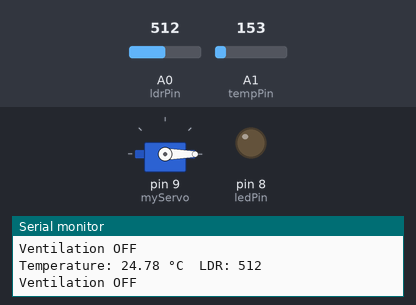
Bench run of a sketch on a simulated Arduino Uno, built with avr-gcc and run on an emulated ATmega328P. On the bench: servo, output pins drawn as LEDs (lit = HIGH), the last lines printed to the serial monitor. The inputs (shaded band) are chosen by the test bench; at power-on: A1 (tempPin) = 153, A0 (ldrPin) = 512.

Above: at 1.3 s.
1.4 s: A1 (tempPin) set to 171
At 2.3 s:
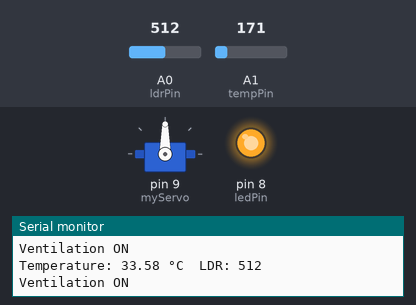
3.0 s: A1 (tempPin) set to 133
At 3.6 s:
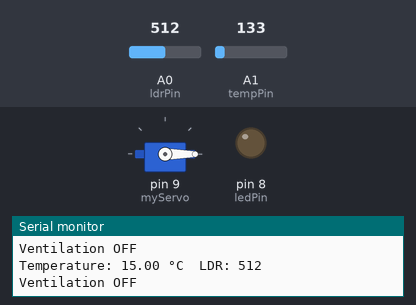
4.5 s: A1 (tempPin) set to 165
At 4.9 s:
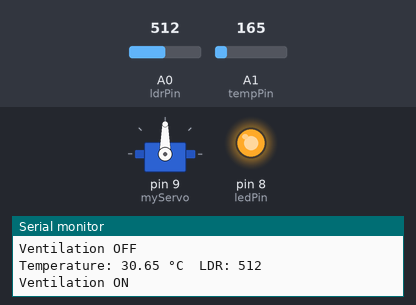
Timing chart, 0 to 7.5 s (numbered marks = the images above; inputs shaded):
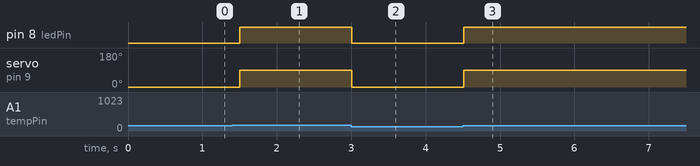

The sketch:

02-Smart_Temperature_Light_Controlled_System.ino
```cpp
// 02 - Smart Temperature and Light Controlled System
// Sensors: TMP36 Temperature Sensor + LDR
// Actuators: Servo + LED

#include <Servo.h>
Servo myServo;

const int tempPin = A1;
const int ldrPin = A0;
const int ledPin = 8;

void setup()
{
  myServo.attach(9);
  pinMode(ledPin, OUTPUT);
  Serial.begin(9600);
}

void loop()
{
  // Read temperature
  int tempValue = analogRead(tempPin);
  float voltage = tempValue * (5.0 / 1023.0);
  float temperature = (voltage - 0.5) * 100;

  // Read light level
  int ldrValue = analogRead(ldrPin);

  Serial.print("Temperature: ");
  Serial.print(temperature);
  Serial.print(" °C  ");
  Serial.print("LDR: ");
  Serial.println(ldrValue);

  if (temperature > 30 && ldrValue > 500)
  {
    myServo.write(90);
    digitalWrite(ledPin, HIGH);
    Serial.println("Ventilation ON");
  }
  else
  {
    myServo.write(0);
    digitalWrite(ledPin, LOW);
    Serial.println("Ventilation OFF");
  }

  delay(500);
}
```

Measured:
- the behaviour switches between 163 and 164 on A1 (tempPin) (found by bisection; images 0 and 1)
- after the input at 1.4 s, pin 8 (ledPin): LOW → HIGH after 0.10 s; servo on pin 9 (myServo): 0° → 90° after 0.11 s
- after the input at 3.0 s, pin 8 (ledPin): HIGH → LOW at once; servo on pin 9 (myServo): 90° → 0° at once
- after the input at 4.5 s, pin 8 (ledPin): LOW → HIGH at once; servo on pin 9 (myServo): 0° → 90° at once
